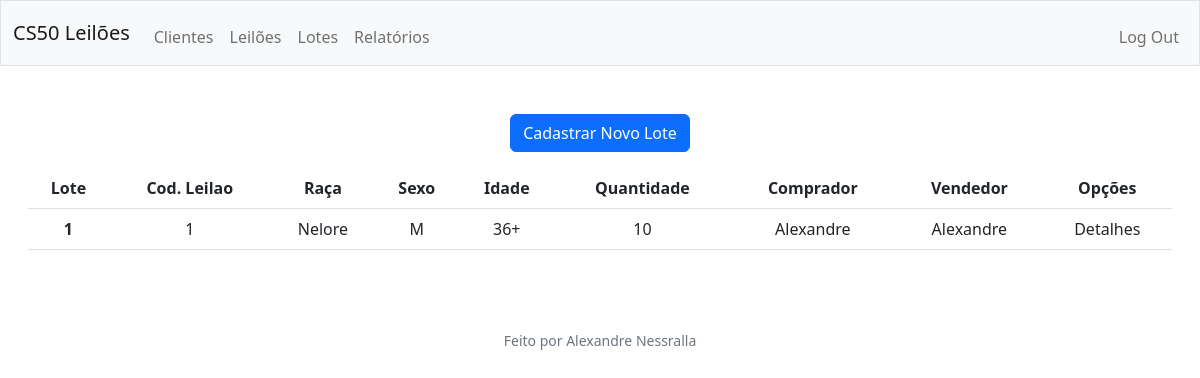
Before: /lotes (signed in) with the older database file.
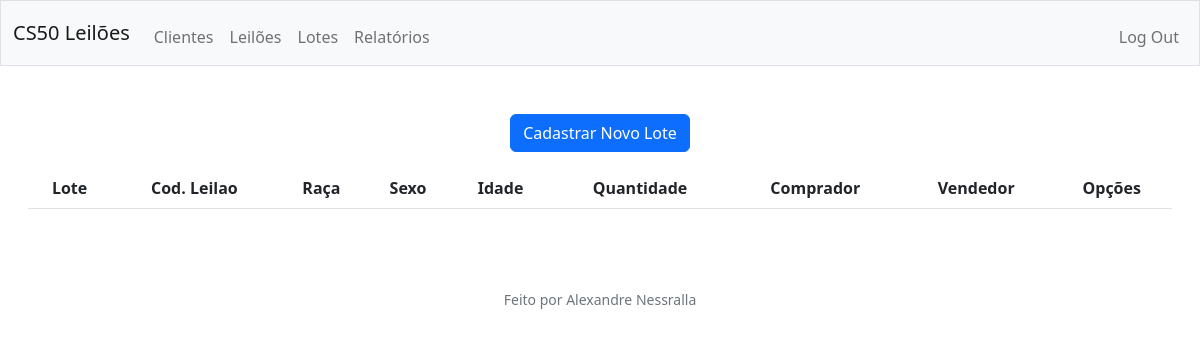
After: the same page with the newer database file.
### tables this page shows
CREATE TABLE lotes (
    lotesId INTEGER PRIMARY KEY AUTOINCREMENT,
    created TIMESTAMP NOT NULL DEFAULT CURRENT_TIMESTAMP,
    sexo VARCHAR(1) NOT NULL,
    raca VARCHAR(10) NOT NULL,
    idade VARCHAR(10) NOT NULL,
    qtd INTEGER NOT NULL,
    leilao INTEGER,
    vlrPedido VARCHAR(20),
    vlrVendido VARCHAR(20),
    comprador INTEGER,
    vendedor INTEGER,
    comissao VARCHAR(10),
    FOREIGN KEY(leilao) REFERENCES leiloes(leilaoId),
    FOREIGN KEY(comprador) REFERENCES clients(clientId),
    FOREIGN KEY(vendedor) REFERENCES clients(clientId)    
);

CREATE TABLE clients (
    clientId INTEGER PRIMARY KEY AUTOINCREMENT,
    created TIMESTAMP NOT NULL DEFAULT CURRENT_TIMESTAMP,
    nome VARCHAR(45) NOT NULL,
    doc VARCHAR(15) NOT NULL,
    mail VARCHAR(30) NOT NULL,
    logradouro VARCHAR(45) NOT NULL,
    bairro VARCHAR(20) NOT NULL,
    cidade VARCHAR(20) NOT NULL,
    estado VARCHAR(2) NOT NULL,
    inscRural VARCHAR(15) NOT NULL,
    tel VARCHAR(15) NOT NULL
);

### app.py (the view)
@app.route('/lotes')
@login_requireds
def lotes():
    rows = cur.execute("SELECT * FROM lotes")
    lotes = rows.fetchall()
    clientsObj = (cur.execute("SELECT clientId,nome FROM clients"))
    clientsList = clientsObj.fetchall()
    clients = dict()
    for client in clientsList:
        k = client[0]
        v = client[1]
        clients[k] = v
    return render_template('lotes.html',lotes=lotes,clients=clients)

### helpers.py (called while the page is built)
def login_requireds(f):
    @wraps(f)
    def decorated_function(*args, **kwargs):
        if session.get("user_id") is None:
            return redirect("/login")
        return f(*args, **kwargs)
    return decorated_function

### templates/lotes.html (shortened to what this page needs)
{% extends "layout.html" %}
{% block main %}
<div>
    <button class="btn btn-primary" ><a style="text-decoration:none; color: #fff;"  href="./cadLotes">Cadastrar Novo Lote</a></button>
</div>
<div class="w-80 p-3">
    <table class="table table-hover">
        <thead>
          <tr>
            <th scope="col">Lote</th>
            <th scope="col">Cod. Leilao</th>
            <th scope="col">Raça</th>
            <th scope="col">Sexo</th>
            <th scope="col">Idade</th>
            <th scope="col">Quantidade</th>
            <th scope="col">Comprador</th>
            <th scope="col">Vendedor</th>
            <th scope="col">Opções</th>
          </tr>
        </thead>
        <tbody>
          {% for lote in lotes %}
          <tr>
            <th scope="row">{{lote[0]}}</th>
            <td>{{lote[6]}}</td>
            <td>{{lote[3]}}</td>
            <td>{{lote[2]}}</td>
            <td>{{lote[4]}}</td>
            <td>{{lote[5]}}</td>
            <td>{{clients[lote[9]]}}</td>
            <td>{{clients[lote[10]]}}</td>
            <td> Detalhes </td>
          </tr>
          {% endfor %}
        </tbody>
      </table>
</div>
{% endblock %}

Changed rows visible on the page:
removed lotes: lotesId "1", leilao "1", raca "Nelore", sexo "M", idade "36+", qtd "10", comprador.nome "Alexandre", vendedor.nome "Alexandre"
